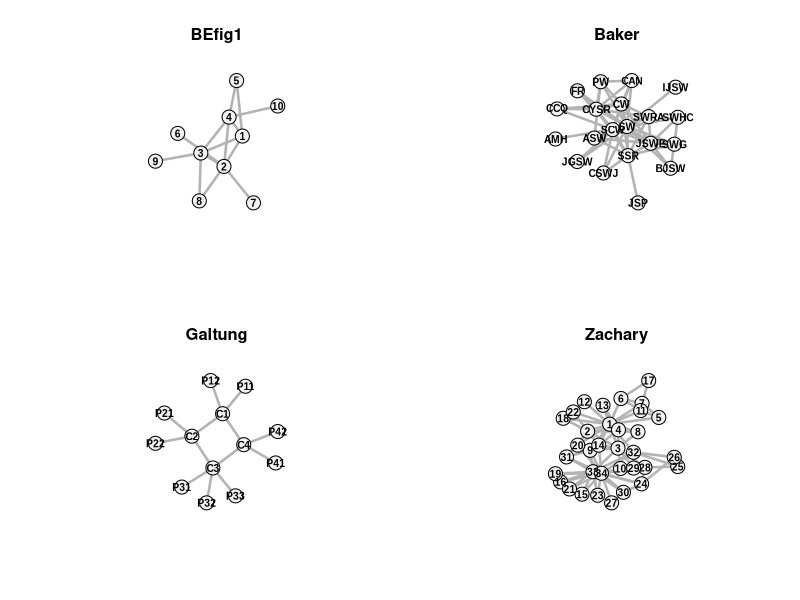
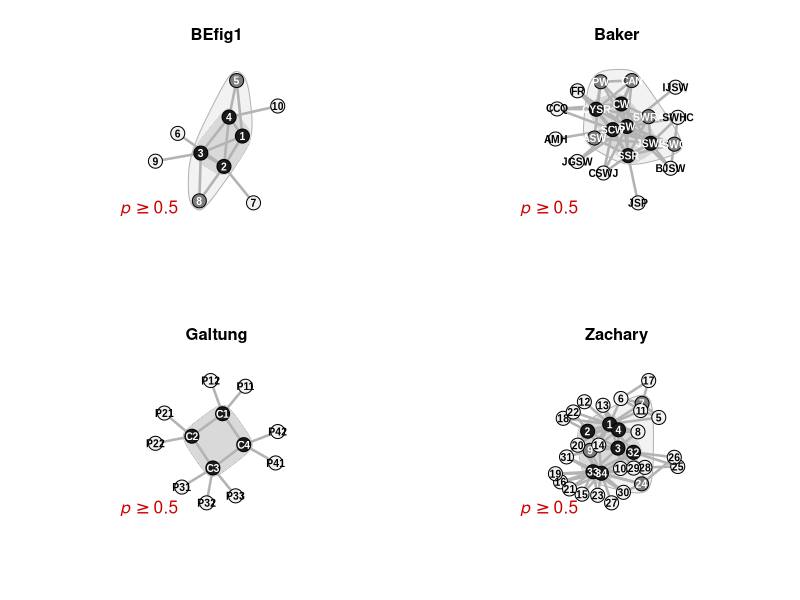

The R script that drew these images, in order:
################################################################################
## REVISING THE BORGATTI-EVERETT CORE-PERIPHERY MODEL
## (2) Analyses of SocNet results
## R script written by José Luis Estévez (University of Helsinki / Vaestoliitto)
## Date: Aug 4th, 2024
################################################################################

# R PACKAGES REQUIRED
library(data.table);library(ggplot2);library(purrr);library(stringr);library(ggpubr);library(sna);library(igraph)

# CLEAN ENVIRONMENT
rm(list=ls())

# Set theme for plots
theme_set(theme_bw())

################################################################################

# DATA LOADING ----

# befig1, Baker, Galtung's and Zachary's networks
mtx <- list()
mtx$befig1 <- read.table('networks/befig1.txt',header=TRUE,sep='\t')
mtx$baker <- read.table('networks/baker.txt',header=TRUE,sep='\t')
mtx$galtung <- read.table('networks/galtung.txt',header=TRUE,sep='\t')
mtx$zachary <- read.table('networks/zachary.txt',header=TRUE,sep='\t')

# Remember to remove the first column (the column names), and assign column and row names
for(i in 1:length(mtx)){
  colnames(mtx[[i]])[-1] <- rownames(mtx[[i]]) <- toupper(mtx[[i]][,1]) # upper cases
  mtx[[i]] <- as.matrix(mtx[[i]][,-1]) # remove first column (which are row names)
  diag(mtx[[i]]) <- NA # remove the diagonal
}

# Socnet.se output
socnet <- data.table(read.table('socnet output.csv',header=TRUE,sep=','))
# core size
socnet[,coresize := str_count(socnet$partition,'0')]

################################################################################

# NETWORK VISUALIZATIONS ----
grphs <- lapply(mtx,graph_from_adjacency_matrix,mode='undirected') # turn into igraph objects

# layouts
set.seed(0708)
ltys <- lapply(grphs,layout_with_kk)

# Network names
ntwnames <- c('BEfig1','Baker','Galtung','Zachary')

# Visualization
par(mfrow=c(2,2))
for(i in 1:4){
  plot.igraph(grphs[[i]],
              vertex.color='grey95',vertex.size=23,vertex.frame.color='black',
              vertex.label.family = 'Arial',vertex.label.cex=.75,vertex.label.font=2,vertex.label.color='black',
              edge.color='grey70',edge.width=2.5,
              layout = ltys[[i]],
              main=ntwnames[i])
}

#############################

# Add core members (based on standard Borgatti-Everett method)
stpart <- socnet[pcore=='com' & intercategorical=='dnc',.(network,partition)]
# stpart <- socnet[pcore=='com' & intercategorical=='denuci' & d %in% c(0.3333,0.3846,0.25,0.2044),.(network,partition)]
#stpart <- socnet[pcore=='com' & intercategorical=='denmin' & d == 0,.(network,partition)]
coremembers <- list() 

for(i in 1:nrow(stpart)){
  ntwname <- stpart[i,]$network
  pttn <- stpart[i,]$partition # take the partition
  pttn <- gsub('(','',pttn,fixed=TRUE) # remove the parentheses
  pttn <- gsub(')','',pttn,fixed=TRUE) 
  pttn <- strsplit(pttn,split=';') # turn into vector
  core <- rownames(mtx[[i]])[pttn[[1]] == 0] # members of the core
  coremembers[[paste(ntwname)]] <- core
}

# Find periphery-periphery ties, if there are any
trnsf <- purrr::compose(as.data.table,as_edgelist) # turn into edgelist/data.table
edgelists <- lapply(grphs,trnsf)

for(i in 1:length(edgelists)){
  E(grphs[[i]])$periperi <- edgelists[[i]][,!(V1 %in% coremembers[[i]]) & 
                                             !(V2 %in% coremembers[[i]])]
}

# Goodness of fit values
gof <- socnet[pcore=='com' & intercategorical=='dnc',.(network,gof)]

# Visualization
tiff(filename="Fig3.tiff",
     width=25, height=25,units="cm", 
     compression="lzw",bg="white",res=1000
)
par(mfrow=c(2,2))
for(i in 1:4){
  plot.igraph(grphs[[i]],
              vertex.color=ifelse(V(grphs[[i]])$name %in% coremembers[[i]],'grey10','grey95'),
              vertex.size=23,vertex.frame.color='black',
              vertex.label.family = 'Arial',vertex.label.cex=.75,vertex.label.font=2,
              vertex.label.color=ifelse(V(grphs[[i]])$name %in% coremembers[[i]],'white','black'),
              edge.color='grey70',
              edge.width=2.5,
              layout = ltys[[i]],
              mark.groups = coremembers[i],mark.col='grey90',mark.border=NA,
              main=ntwnames[i])
  # add GOF
  text(x=-1.1, y=-1.1, labels=bquote(paste(italic(r),' = ',.(round(gof$gof[i],4)),sep='')), cex=1.25,col='red3')
}
dev.off()

################################################################################

# SOME NETWORK DESCRIPTIVES ----

# Combined function to obtained average degree
# Define the functions
func1 <- function(x) rowSums(x,na.rm=TRUE)
func2 <- function(x) mean(x)
# Combine the functions
combined_func <- function(x) {
  result1 <- func1(x)
  result2 <- func2(result1)
  return(result2)
}

desc <- data.table(network = names(grphs),
           nodes = unlist(lapply(grphs,vcount)),
           ties = unlist(lapply(grphs,ecount)),
           density = unlist(lapply(mtx,gden)),
           ave.degree = unlist(lapply(mtx,combined_func)),
           transitivity = unlist(lapply(mtx,gtrans,measure='weak')),
           diameter = unlist(lapply(grphs,diameter)))

desc
write.table(desc,'descriptives.csv',sep=',',row.names = FALSE)

################################################################################

# INTER-CATEGORICAL DENSITIES (OUTPUT) ----

# Let's see inter-categorical blocks' densities
# Since these are all undirected networks, we can just use one block
interblock <- mtx
for(i in 1:length(interblock)){
  members <- row.names(mtx[[i]]) %in% coremembers[[i]]
  interblock[[i]] <- interblock[[i]][members,!members]
}

# Inter-categorical densities
intercat <- data.table(ties = unlist(lapply(interblock,sum)), # ties
                       cells = unlist(lapply(interblock,length))) # possible ties
dobserved <- data.table(network = names(grphs),
                        doutput = round(intercat[,ties/cells],4)) # values used in socnet.se
dobserved

################################################################################

# INTER-CATEGORICAL DENSITY SEARCH ----
icds <- socnet[intercategorical %in% c('denuci','den','denmin') 
               & pcore == 'com'
               & as.character(d) %in% seq(0,1,by=0.05)]
icds[,network := factor(network,levels=c('befig1','baker','galtung','zachary'),
                        labels=c('BEfig1','Baker','Galtung','Zachary'))]
icds[,intercategorical := factor(intercategorical,levels = c('denuci','den','denmin'),
                                 labels=c("Standard method","Exact-density","Minimum-density"))]

dobserved[,network := factor(network,levels=c('befig1','baker','galtung','zachary'),
                        labels=c('BEfig1','Baker','Galtung','Zachary'))]

# Visualization
tiff(filename="Fig4.tiff",
     width=20, height=15,units="cm", 
     compression="lzw",bg="white",res=1000
)
ggplot(data=icds[solution == 1],aes(x=d,y=gof)) +
  #geom_bar(stat='identity',fill='grey90',color='grey50') + 
  geom_line(lty='solid',alpha=.5) + geom_point() + 
  geom_vline(data=dobserved,aes(xintercept = doutput),color='red3',lty='dashed') +
  geom_text(data=dobserved,aes(x=doutput-0.15,y=.2,label=doutput),color='red3',angle=90,vjust=1.5,size=3) +
  ylim(c(0.1,1)) +
  labs(x=expression(paste(italic(d),' (inter-categorical density)',sep='')),
       y=expression(paste(italic('r'),' (goodness-of-fit measure)',sep=''))) +
  facet_grid(intercategorical~network) 
dev.off()

################################################################################

# VISUALIZATION OF DISTORTING EFFECT ON BEFIG1 ----

be <- as.data.table(reshape2::melt(mtx$befig1))

# To identify the block of each pair.
be[,block := ifelse(Var1 %in% 1:4 & Var2 %in% 1:4,'Core',
                    ifelse(Var1 %in% 5:10 & Var2 %in% 5:10,'Periphery','Inter-categorical'))]

# Ideal pattern matrix (standard BE method)
be[,ideal1 := ifelse(block == 'Core',1,ifelse(block == 'Periphery',0,1/3))] # d = 1/3
be[,ideal2 := ifelse(ideal1 == 1/3,0.2833,ideal1)] # d = 0.2833
be[,ideal3 := ifelse(ideal1 == 1/3,0.3833,ideal1)] # d = 0.3833

# Ideal pattern matrix (using exact-density ideal blocks)
be[,ideal4 := value] # d = 0.2833
be[Var1 == 1 & Var2 == 5]$ideal4 <- be[Var1 == 5 & Var2 == 1]$ideal4 <- 0

be[,ideal5 := value] # d = 0.3833
be[Var1 == 1 & Var2 == 6]$ideal5 <- be[Var1 == 6 & Var2 == 1]$ideal5 <- 1

# Correlation tests
# Standard method
round(cor.test(be$value,be$ideal1)$estimate,4)
round(cor.test(be$value,be$ideal2)$estimate,4)
round(cor.test(be$value,be$ideal3)$estimate,4)
# Exact density
round(cor.test(be$value,be$value)$estimate,4)
round(cor.test(be$value,be$ideal4)$estimate,4)
round(cor.test(be$value,be$ideal5)$estimate,4)

# Visualization 
be33 <- ggplot(data=be,aes(x=value,y=ideal1)) +
  geom_smooth(method='lm',se=FALSE,color='grey20') +
  geom_jitter(aes(fill=block,shape=block),width = 0.025, height = 0.025,alpha=2/3) +
  annotate("text",x=.2,y=.9,label = parse(text = "italic(d) == 0.3333")) +
  annotate("text",x=.2,y=.8,label = parse(text = "italic(r) == 0.6686")) +  
  scale_shape_manual(values = c('Core'=24,'Inter-categorical'=23,'Periphery'=25)) +
  labs(x='',y='Ideal',fill='Block',shape='Block') 
be28 <- ggplot(data=be,aes(x=value,y=ideal2)) +
  geom_smooth(method='lm',se=FALSE,color='grey20') +
  geom_jitter(aes(fill=block,shape=block),width = 0.025, height = 0.025,alpha=2/3) +
  annotate("text",x=.2,y=.9,label = parse(text = "italic(d) == 0.2833")) +
  annotate("text",x=.2,y=.8,label = parse(text = "italic(r) == 0.6664")) +  
  scale_shape_manual(values = c('Core'=24,'Inter-categorical'=23,'Periphery'=25)) +
  labs(x='',y='Ideal',fill='Block',shape='Block')
be38 <- ggplot(data=be,aes(x=value,y=ideal3)) +
  geom_smooth(method='lm',se=FALSE,color='grey20') +
  geom_jitter(aes(fill=block,shape=block),width = 0.025, height = 0.025,alpha=2/3) +
  annotate("text",x=.2,y=.9,label = parse(text = "italic(d) == 0.3833")) +
  annotate("text",x=.2,y=.8,label = parse(text = "italic(r) == 0.6665")) +  
  scale_shape_manual(values = c('Core'=24,'Inter-categorical'=23,'Periphery'=25)) +
  labs(x='Observed',y='Ideal',fill='Block',shape='Block') 

edb1 <- ggplot(data=be,aes(x=value,y=value)) +
  geom_smooth(method='lm',se=FALSE,color='grey20') +
  geom_jitter(aes(fill=block,shape=block),width = 0.025, height = 0.025,alpha=2/3) +
  annotate("text",x=.2,y=.9,label = parse(text = "italic(d) == 0.3333")) +
  annotate("text",x=.2,y=.8,label = parse(text = "italic(r) == 1")) +  
  scale_shape_manual(values = c('Core'=24,'Inter-categorical'=23,'Periphery'=25)) +
  labs(x='',y='',fill='Block',shape='Block') 
edb2 <- ggplot(data=be,aes(x=value,y=ideal4)) +
  geom_smooth(method='lm',se=FALSE,color='grey20') +
  geom_jitter(aes(fill=block,shape=block),width = 0.025, height = 0.025,alpha=2/3) +
  annotate("text",x=.2,y=.9,label = parse(text = "italic(d) == 0.2833")) +
  annotate("text",x=.2,y=.8,label = parse(text = "italic(r) == 0.9484")) +  
  scale_shape_manual(values = c('Core'=24,'Inter-categorical'=23,'Periphery'=25)) +
  labs(x='',y='',fill='Block',shape='Block') 
edb3 <- ggplot(data=be,aes(x=value,y=ideal5)) +
  geom_smooth(method='lm',se=FALSE,color='grey20') +
  geom_jitter(aes(fill=block,shape=block),width = 0.025, height = 0.025,alpha=2/3) +
  annotate("text",x=.2,y=.9,label = parse(text = "italic(d) == 0.3833")) +
  annotate("text",x=.2,y=.8,label = parse(text = "italic(r) == 0.9504")) +  
  scale_shape_manual(values = c('Core'=24,'Inter-categorical'=23,'Periphery'=25)) +
  labs(x='Observed',y='',fill='Block',shape='Block')

# Visualization
tiff(filename="Fig5.tiff",
     width=14, height=21,units="cm", 
     compression="lzw",bg="white",res=1000
)
ggarrange(be33,edb1,be28,edb2,be38,edb3,
          nrow=3,ncol=2,labels=c('A','B','C','D','E','F'),common.legend = TRUE)
dev.off()

################################################################################

# P-CORE ----

# Let's see the effect of a smaller p-core value
forplot <- socnet[intercategorical %in% c('dnc','denmin')] 
forplot <- forplot[is.na(d) | (!is.na(d) & d == 0)]

forplot[pcore == 'com',pcore := 1] # A complete core equals 1
forplot[,network := factor(network,levels=c('befig1','baker','galtung','zachary'),
                           labels=c('BEfig1','Baker','Galtung','Zachary'))]
forplot[,intercategorical := factor(intercategorical,
                                    levels=c('dnc','denmin'),
                                    labels=c('italic(d)=="NA"','italic(d)>=0'))]
forplot[,pcore := as.numeric(pcore)]
# Number of solutions
forplot <- forplot[,length(solution),by=.(network,size,intercategorical,pcore,gof,coresize)]

# Densities of the full networks (to show in figure)
ntwdens <- data.table(network = names(grphs),
                      density = unlist(lapply(grphs,edge_density)))
ntwdens[,network := factor(network,levels=c('befig1','baker','galtung','zachary'),
                           labels=c('BEfig1','Baker','Galtung','Zachary'))]

# Visualization
tiff(filename="Fig6.tiff",
     width=20, height=15,units="cm", 
     compression="lzw",bg="white",res=1000
)
ggplot(data=forplot) +
  geom_vline(data=ntwdens,aes(xintercept=density),linetype='dashed',color='orange3') +
  geom_rect(data=ntwdens,aes(xmin=density,xmax=0,ymin=0,ymax=1),fill='bisque1',color=NA,alpha=.5) +
  geom_text(data=ntwdens,aes(x=density,y=.5,label=paste("Network density:",round(density,3),sep=' ')),color='orange3',angle=90,vjust=1.5,size=3) +
  geom_point(aes(x=pcore,y=coresize/size),shape=21,color='black',fill='navyblue',size=3.5) +
  geom_text(aes(x=pcore,y=coresize/size,group=network,label=V1),color='white',size=2) +
  geom_line(aes(x=pcore,y=gof,group=network),color='red3',alpha=.5) +
  geom_point(aes(x=pcore,y=gof),shape=23,color='black',fill='red3',size=2.5) +
  scale_y_continuous(name=parse(text="italic(r[w])"),
                     sec.axis = sec_axis(~./1,name="Core members (proportion)")) +
  theme(axis.title.y.left=element_text(color="red3"),
        axis.title.y.right=element_text(color='navyblue')) +
  scale_x_reverse() + labs(x=expression(paste(italic(p),'-core value',sep=''))) +
  facet_grid(intercategorical~network,labeller=label_parsed) 
dev.off()

################################################################################

# Let's extend the core periphery solutions to add core members with p-cores values >= 0.5
# Alternative cores 
altcores <- socnet[intercategorical == 'denmin' 
                   & pcore %in% c(0.5,0.6,0.7,0.8,0.9,'com')]
altcores <- altcores[is.na(d) | (!is.na(d) & d == 0)]

altcoremembers <- list() 

for(i in 1:nrow(altcores)){
  ntwname <- altcores[i,]$network
  pttn <- altcores[i,]$partition # take the partition
  pttn <- gsub('(','',pttn,fixed=TRUE) # remove the parentheses
  pttn <- gsub(')','',pttn,fixed=TRUE) 
  pttn <- strsplit(pttn,split=';') # turn into vector
  core <- rownames(mtx[[ntwname]])[pttn[[1]] == 0] # members of the core
  altcoremembers[[paste(ntwname,i)]] <- core
}

# Let's divide the information by network
pseudocores <- vector('list',4)
names(pseudocores) <- tolower(ntwnames)

for(i in 1:length(pseudocores)){
  ntwname <- names(pseudocores)[i]
  pseudocores[[i]] <- altcoremembers[startsWith(names(altcoremembers),ntwname)]
}

# Now we can obtain the unions and intersections
pseudocoresunion <- pseudocoresintersect <- pseudocores
for(i in 1:length(pseudocores)){
  pseudocoresunion[[i]] <- Reduce(union,pseudocores[[i]])
  pseudocoresintersect[[i]] <- Reduce(intersect,pseudocores[[i]])
}

# Visualization
par(mfrow=c(2,2))
for(i in 1:4){
  plot.igraph(grphs[[i]],
              vertex.color=ifelse(V(grphs[[i]])$name %in% pseudocoresintersect[[i]],'grey10',
                                  ifelse(V(grphs[[i]])$name %in% pseudocoresunion[[i]],'grey50','grey95')),
              vertex.size=23,vertex.frame.color='black',
              vertex.label.family = 'Arial',vertex.label.cex=.75,vertex.label.font=2,
              vertex.label.color=ifelse(V(grphs[[i]])$name %in% pseudocoresunion[[i]],'white','black'),
              edge.color='grey70',
              edge.width=2.5,
              layout = ltys[[i]],
              mark.groups = list(pseudocoresunion[[i]],pseudocoresintersect[[i]]),
              mark.col=c('gray95','grey85'),
              mark.border = c('grey70',NA),
              main=ntwnames[i])
  # add legend
  text(x=-1.1, y=-1.1, labels=bquote(italic(p) >= 0.5), cex=1.25,col='red3')
}

################################################################################
